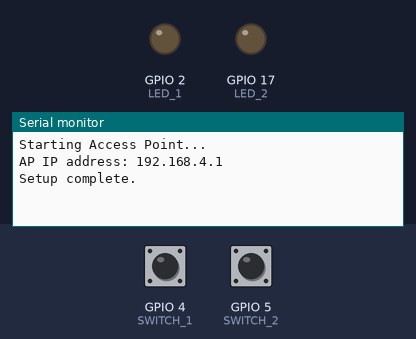
Bench run of a sketch on a simulated ESP32. On the bench: output pins drawn as LEDs (lit = HIGH), the last lines printed to the serial monitor. The inputs (shaded band) are chosen by the test bench; at power-on: GPIO 4 (SWITCH_1) HIGH, GPIO 5 (SWITCH_2) HIGH.

Above: at 1.2 s.
1.3 s: GPIO 4 (SWITCH_1) pulled LOW for 0.15 s
At 2.2 s:
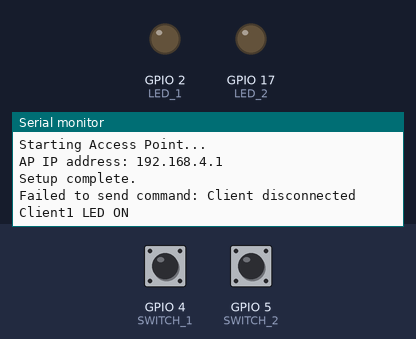
2.9 s: GPIO 4 (SWITCH_1) pulled LOW for 1 s
At 3.4 s:
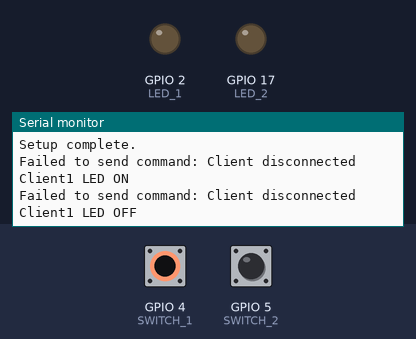

Measured:
- after the input at 1.3 s, the serial monitor: prints a new line after 0.05 s (image 1)
- after the input at 2.9 s, the serial monitor: prints a new line after 0.05 s (image 2)

The sketch:

BSSV.2.ino
```cpp
#include <WiFi.h>
// Access Point credentials
const char* ssid = "ESP32_AP";
const char* password = "password";

// GPIO Pins
#define SWITCH_1 4
#define SWITCH_2 5
#define LED_1 2
#define LED_2 17

WiFiServer server(80);

WiFiClient client1;
WiFiClient client2;

bool client1_led_state = false;  // Track LED state for Client1
bool client2_led_state = false;  // Track LED state for Client2

// Predefined IP addresses for clients (use static IP for clients or get it dynamically)
IPAddress client1_ip(192, 168, 4, 2);  // Set the correct IP for Client1
IPAddress client2_ip(192, 168, 4, 3);  // Set the correct IP for Client2

void setup() {
  pinMode(SWITCH_1, INPUT_PULLUP);
  pinMode(SWITCH_2, INPUT_PULLUP);
  pinMode(LED_1, OUTPUT);
  pinMode(LED_2, OUTPUT);

  // Start Access Point
  Serial.begin(115200);
  Serial.println("Starting Access Point...");
  WiFi.softAP(ssid, password);
  Serial.print("AP IP address: ");
  Serial.println(WiFi.softAPIP());
  server.begin();

  // Initialize LEDs as off
  digitalWrite(LED_1, LOW);
  digitalWrite(LED_2, LOW);
  Serial.println("Setup complete.");
}

void loop() {
  // Check for new client connections
  WiFiClient client = server.available();
  if (client) {
    IPAddress client_ip = client.remoteIP();
    if (client_ip == client1_ip) {
      client1 = client;
      Serial.println("Client1 connected.");
    } else if (client_ip == client2_ip) {
      client2 = client;
      Serial.println("Client2 connected.");
    }
  }

  // Update LED status based on connection status
  if (client1 && client1.connected()) {
    digitalWrite(LED_1, HIGH);  // Turn on LED 1 if Client1 is connected
  } else {
    digitalWrite(LED_1, LOW);  // Turn off LED 1 if Client1 is not connected
  }

  if (client2 && client2.connected()) {
    digitalWrite(LED_2, HIGH);  // Turn on LED 2 if Client2 is connected
  } else {
    digitalWrite(LED_2, LOW);  // Turn off LED 2 if Client2 is not connected
  }

  // Check switch status and toggle LED state for clients
  if (digitalRead(SWITCH_1) == LOW) {
    delay(50);  // Debounce delay
    if (digitalRead(SWITCH_1) == LOW) {
      client1_led_state = !client1_led_state;  // Toggle state
      sendCommandToClient(client1, client1_led_state ? "TURN_ON_LED" : "TURN_OFF_LED");
      Serial.println(client1_led_state ? "Client1 LED ON" : "Client1 LED OFF");
      while (digitalRead(SWITCH_1) == LOW)
        ;  // Wait for button release
    }
  }

  if (digitalRead(SWITCH_2) == LOW) {
    delay(50);  // Debounce delay
    if (digitalRead(SWITCH_2) == LOW) {
      client2_led_state = !client2_led_state;  // Toggle state
      sendCommandToClient(client2, client2_led_state ? "TURN_ON_LED" : "TURN_OFF_LED");
      Serial.println(client2_led_state ? "Client2 LED ON" : "Client2 LED OFF");
      while (digitalRead(SWITCH_2) == LOW)
        ;  // Wait for button release
    }
  }
}

void sendCommandToClient(WiFiClient& client, const char* command) {
  if (client && client.connected()) {
    client.println(command);  // Send command to client
    Serial.print("Command sent to client: ");
    Serial.println(command);
  } else {
    Serial.println("Failed to send command: Client disconnected");
  }
}
```
